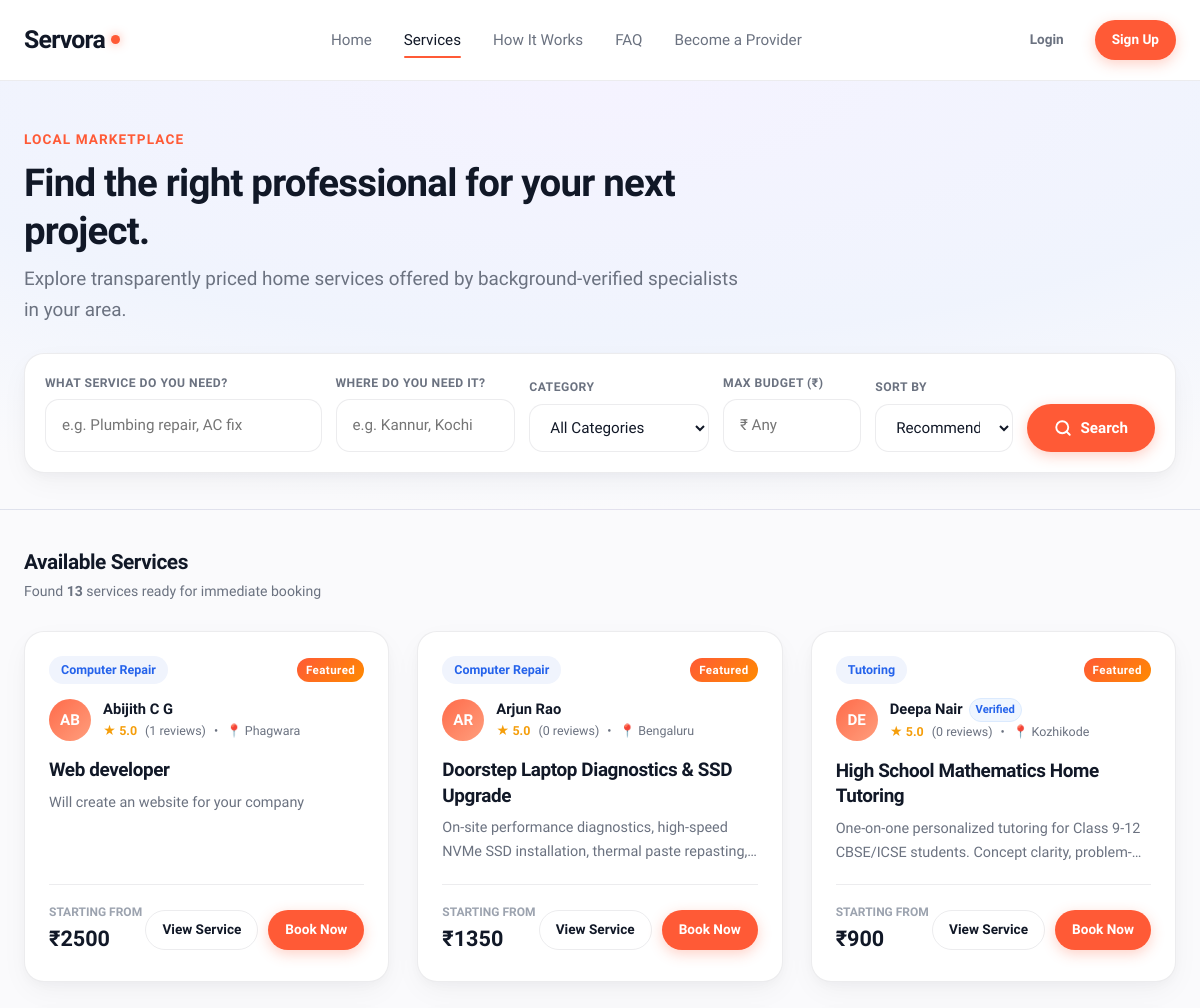
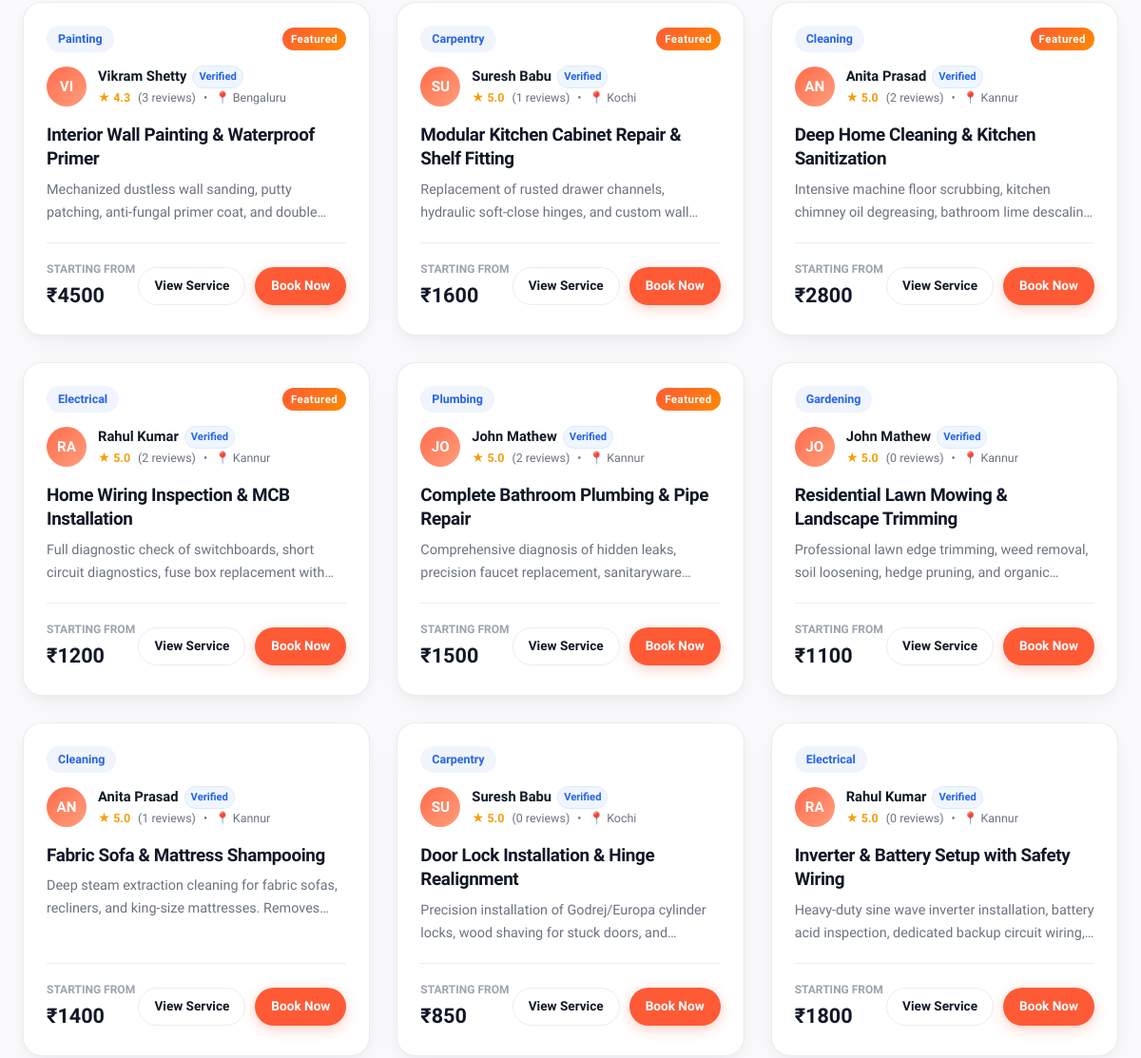
/services/ (upper part), run on an earlier commit of the app's database (2 pictures, top to bottom).
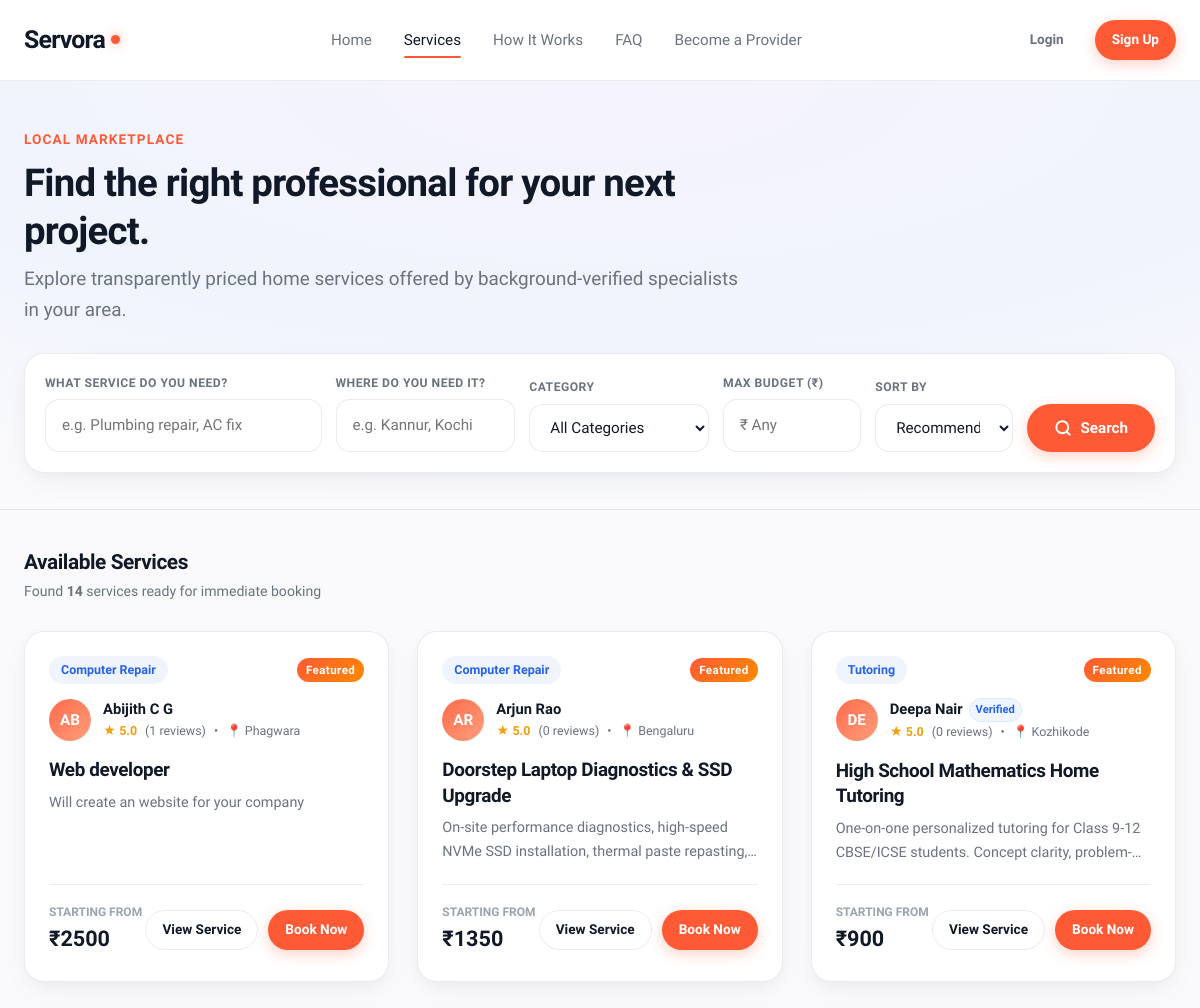
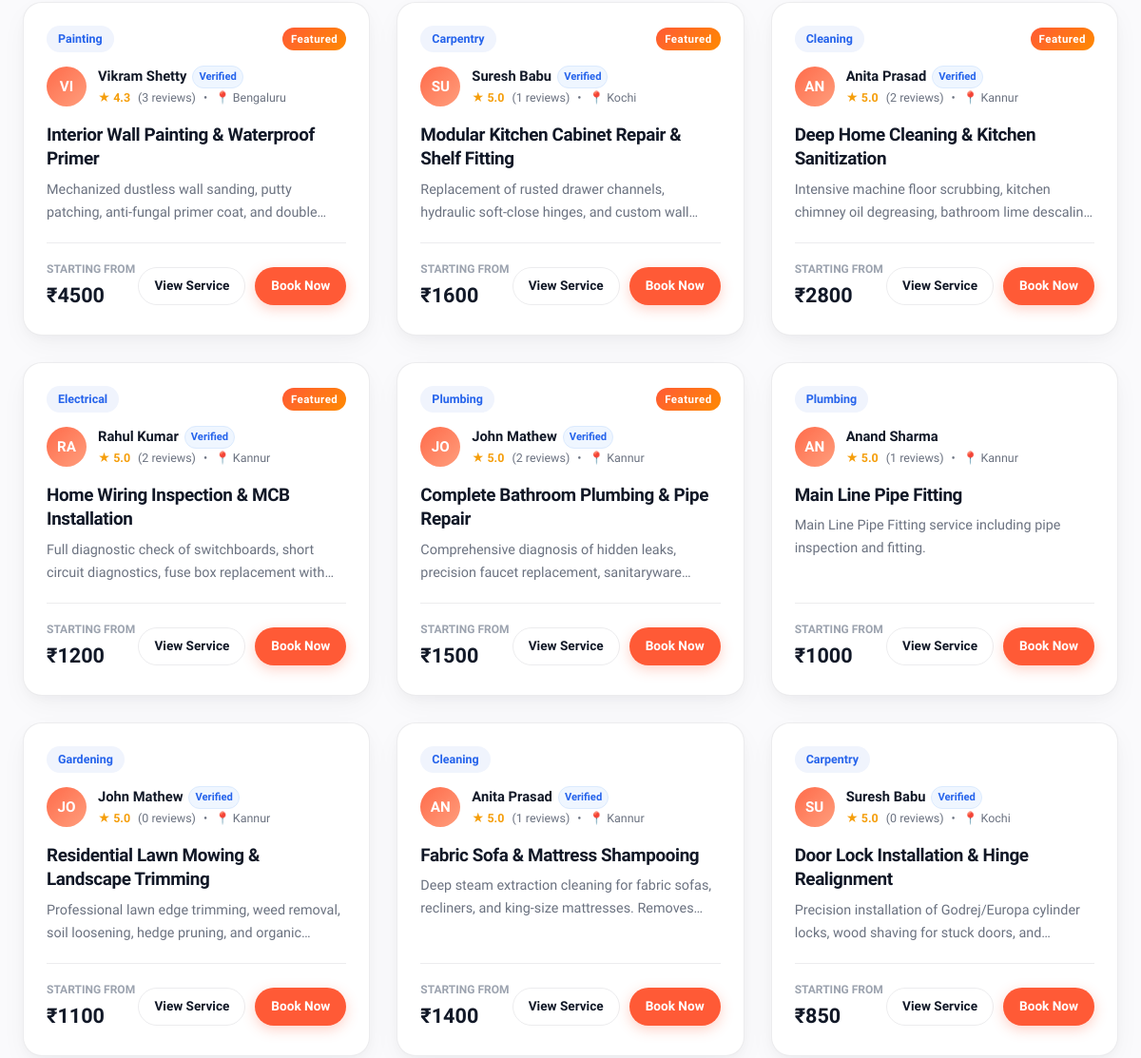
And on a later commit of the database (2 pictures, top to bottom).
### services/models.py (models this page shows, shortened)
class Service(models.Model):
    provider = models.ForeignKey(UserProfile, on_delete=models.CASCADE, related_name='services')
    category = models.ForeignKey(Category, on_delete=models.CASCADE, related_name='services')
    title = models.CharField(max_length=200)
    slug = models.SlugField(max_length=220, unique=True, blank=True)
    description = models.TextField()
    price = models.DecimalField(max_digits=10, decimal_places=2, help_text="Starting price in INR (₹)")
    duration_estimate = models.CharField(max_length=100, default='1-2 hours')
    location = models.CharField(max_length=120, default='Kannur')
    image = models.ImageField(upload_to='services/', blank=True, null=True)
    is_active = models.BooleanField(default=True)
    is_featured = models.BooleanField(default=False)
    created_at = models.DateTimeField(auto_now_add=True)
    updated_at = models.DateTimeField(auto_now=True)
    class Meta:
        ordering = ['-is_featured', '-created_at']
    @property
    def average_rating(self):
        reviews = self.reviews.all()
        if reviews.exists():
            return round(sum(r.rating for r in reviews) / reviews.count(), 1)
        return 5.0
    @property
    def reviews_count(self):
        return self.reviews.count()

class Category(models.Model):
    name = models.CharField(max_length=100, unique=True)
    slug = models.SlugField(max_length=120, unique=True, blank=True)
    icon_name = models.CharField(
        max_length=50,
        default='wrench',
        help_text="Icon identifier (e.g. spark, wrench, zap, paint, hammer, leaf)"
    )
    description = models.TextField(blank=True, default='')
    order = models.PositiveIntegerField(default=0)
    class Meta:
        verbose_name_plural = "Categories"
        ordering = ['order', 'name']

class Review(models.Model):
    RATING_CHOICES = [(i, str(i)) for i in range(1, 6)]
    service = models.ForeignKey(Service, on_delete=models.CASCADE, related_name='reviews')
    customer = models.ForeignKey(User, on_delete=models.CASCADE, related_name='customer_reviews')
    booking = models.OneToOneField(Booking, on_delete=models.SET_NULL, null=True, blank=True, related_name='review')
    rating = models.PositiveSmallIntegerField(choices=RATING_CHOICES, default=5)
    comment = models.TextField()
    created_at = models.DateTimeField(auto_now_add=True)
    class Meta:
        ordering = ['-created_at']

### users/models.py (models this page shows, shortened)
class UserProfile(models.Model):
    ROLE_CHOICES = (
        ('customer', 'Customer / Homeowner'),
        ('provider', 'Service Provider / Professional'),
    )
    user = models.OneToOneField(User, on_delete=models.CASCADE, related_name='profile')
    role = models.CharField(max_length=20, choices=ROLE_CHOICES, default='customer')
    phone = models.CharField(max_length=20, blank=True, default='')
    city = models.CharField(max_length=100, blank=True, default='Kannur')
    address = models.TextField(blank=True, default='')
    bio = models.TextField(blank=True, default='')
    is_verified = models.BooleanField(default=False, help_text="Designates whether this provider has been verified.")
    avatar = models.ImageField(upload_to='profiles/', blank=True, null=True)
    PAYOUT_STATUS_CHOICES = (
        ('not_configured', 'Not Configured'),
        ('configured', 'Configured'),
        ('verification_required', 'Verification Required'),
        ('ready', 'Ready for Payout'),
    )
    PAYOUT_PREFERENCE_CHOICES = (
        ('upi', 'UPI Transfer'),
        ('bank', 'Bank Transfer'),
    )
    payout_upi_id = models.CharField(
        max_length=100,
        blank=True,
        default='',
        help_text="Private provider UPI ID for electronic settlement disbursements."
    )
    payout_upi_name = models.CharField(
        max_length=150,
        blank=True,
        default='',
        help_text="Beneficiary name associated with UPI ID."
    )
    payout_preference = models.CharField(
        max_length=30,
        choices=PAYOUT_PREFERENCE_CHOICES,
        default='upi'
    )
    payout_status = models.CharField(
        max_length=30,
        choices=PAYOUT_STATUS_CHOICES,
        default='not_configured'
    )
    created_at = models.DateTimeField(auto_now_add=True)

### services/views.py (the view, shortened to what this page needs)
# urls.py: path('services/', views.service_list_view, name='service_list'),
def service_list_view(request):
    services = Service.objects.filter(is_active=True).select_related('provider', 'category', 'provider__user').prefetch_related('reviews')
    search_query = request.GET.get('search') or request.GET.get('q') or ''
    location_filter = request.GET.get('location', '').strip()
    if location_filter:
        services = services.filter(location__icontains=location_filter)
    category_filter = request.GET.get('category', '').strip()
    if category_filter and category_filter.lower() != 'all':
        services = services.filter(
            Q(category__name__iexact=category_filter) | Q(category__slug__iexact=category_filter)
        )
    min_price = request.GET.get('min_price', '').strip()
    if min_price:
        try:
            services = services.filter(price__gte=Decimal(min_price))
        except (ValueError, ArithmeticError):
            pass
    max_price = request.GET.get('max_price', '').strip()
    if max_price:
        try:
            services = services.filter(price__lte=Decimal(max_price))
        except (ValueError, ArithmeticError):
            pass
    min_rating = request.GET.get('min_rating', '').strip()
    active_promo_subquery = FeaturedListing.objects.filter(
        service=OuterRef('pk'),
        is_active=True,
        end_date__gte=date.today()
    )
    services = services.annotate(has_active_promo=Exists(active_promo_subquery))
    sort_option = request.GET.get('sort', 'recommended')
    if sort_option == 'price_asc':
        services = services.order_by('price')
    elif sort_option == 'price_desc':
        services = services.order_by('-price')
    elif sort_option == 'newest':
        services = services.order_by('-created_at')
    else:
        services = services.order_by('-has_active_promo', '-is_featured', '-created_at')
    categories = Category.objects.all()
    available_locations = Service.objects.filter(is_active=True).values_list('location', flat=True).distinct()
    return render(request, 'services/service_list.html', {
        'services': services,
        'categories': categories,
        'available_locations': available_locations,
        'search_query': search_query,
        'location_filter': location_filter,
        'category_filter': category_filter,
        'min_price': min_price,
        'max_price': max_price,
        'min_rating': min_rating,
        'sort_option': sort_option,
        'total_count': services.count(),
    })

### services/context_processors.py (called while the page is built, shortened)
def notifications_context(request):
    return {
        'unread_notifications_count': 0,
        'recent_notifications': [],
    }

### templates/services/service_list.html (shortened to what the changed rows need)
{% extends 'base.html' %}
{% load static %}
{% block extra_css %}
  <link rel="stylesheet" href="{% static 'css/customer.css' %}">
{% endblock %}
{% block content %}
<section class="catalog-hero">
  <div class="container">
    <div style="max-width: 720px;">
      <h1 class="catalog-title">Find the right professional for your next project.</h1>
    </div>
  </div>
</section>
<section class="section" style="padding-top: 40px;">
  <div class="container">
    <div class="catalog-results-header">
      <div>
        <p class="text-sm">Found <strong>{{ total_count }}</strong> services ready for immediate booking</p>
      </div>
    </div>
    {% if services %}
      <div class="provider-grid">
        {% for service in services %}
          <div class="service-card card-hover">
            <div class="service-card-body">
              <div class="service-card-badge-row">
                <a href="{% url 'category_services' service.category.name %}" class="badge" style="background: var(--bg-blue-tint); color: #2563EB;">
                  {{ service.category.name }}
                </a>
                {% if service.is_featured %}
                  <span class="badge badge-pro">Featured</span>
                {% endif %}
              </div>
              <div class="service-provider-info">
                <a href="{% url 'provider_profile' service.provider.id %}" style="display: flex; align-items: center; gap: 12px;">
                  <div class="hero-visual-avatar" style="width: 42px; height: 42px; font-size: 0.95rem;">
                    {{ service.provider.user.first_name|default:service.provider.user.username|slice:":2"|upper }}
                  </div>
                  <div>
                    <div style="display: flex; align-items: center; gap: 6px;">
                      <strong style="font-size: 0.92rem; color: var(--brand-dark);">
                        {{ service.provider.user.get_full_name|default:service.provider.user.username }}
                      </strong>
                      {% if service.provider.is_verified %}
                        <span class="badge badge-verified" style="padding: 2px 6px; font-size: 0.7rem;">Verified</span>
                      {% endif %}
                    </div>
                    <div style="display: flex; align-items: center; gap: 8px; font-size: 0.78rem; color: var(--text-secondary);">
                      <span style="color: #F59E0B; font-weight: 700;">★ {{ service.average_rating }}</span>
                      <span>({{ service.reviews_count }} reviews)</span>
                      <span>&bull;</span>
                      <span>📍 {{ service.location }}</span>
                    </div>
                  </div>
                </a>
              </div>
              <h3 class="service-title">
                <a href="{% url 'service_detail' service.id %}">{{ service.title }}</a>
              </h3>
              <p class="service-desc">{{ service.description }}</p>
              <div class="service-meta">
                <div class="service-price-block">
                  <span class="service-price-label">Starting from</span>
                  <span class="service-price">₹{{ service.price|floatformat:0 }}</span>
                </div>
                <div class="service-card-actions">
                  <a href="{% url 'service_detail' service.id %}" class="btn btn-outline btn-sm">View Service</a>
                  <a href="{% url 'book_service' service.id %}" class="btn btn-primary btn-sm">Book Now</a>
                </div>
              </div>
            </div>
          </div>
        {% endfor %}
      </div>
    {% endif %}
  </div>
</section>
{% endblock %}

What changed in the data, as far as the page shows it:
no longer on this page (row unchanged): Service: category.name "Electrical", provider.user.first_name "RA", provider.user.get_full_name "Rahul Kumar", shows "Verified", average_rating "5.0", reviews_count "0", location "Kannur", title "Inverter & Battery Setup with Safety Wiring", description "Heavy-duty sine wave inverter installation, battery acid inspection, dedicated backup circuit…", price "1800"
added Service: category.name "Plumbing", provider.user.first_name "AN", provider.user.get_full_name "Anand Sharma", average_rating "5.0", reviews_count "1", location "Kannur", title "Main Line Pipe Fitting", description "Main Line Pipe Fitting service including pipe inspection and fitting.", price "1000"
Also different on the page:
{{ total_count }}: "13" → "14"
